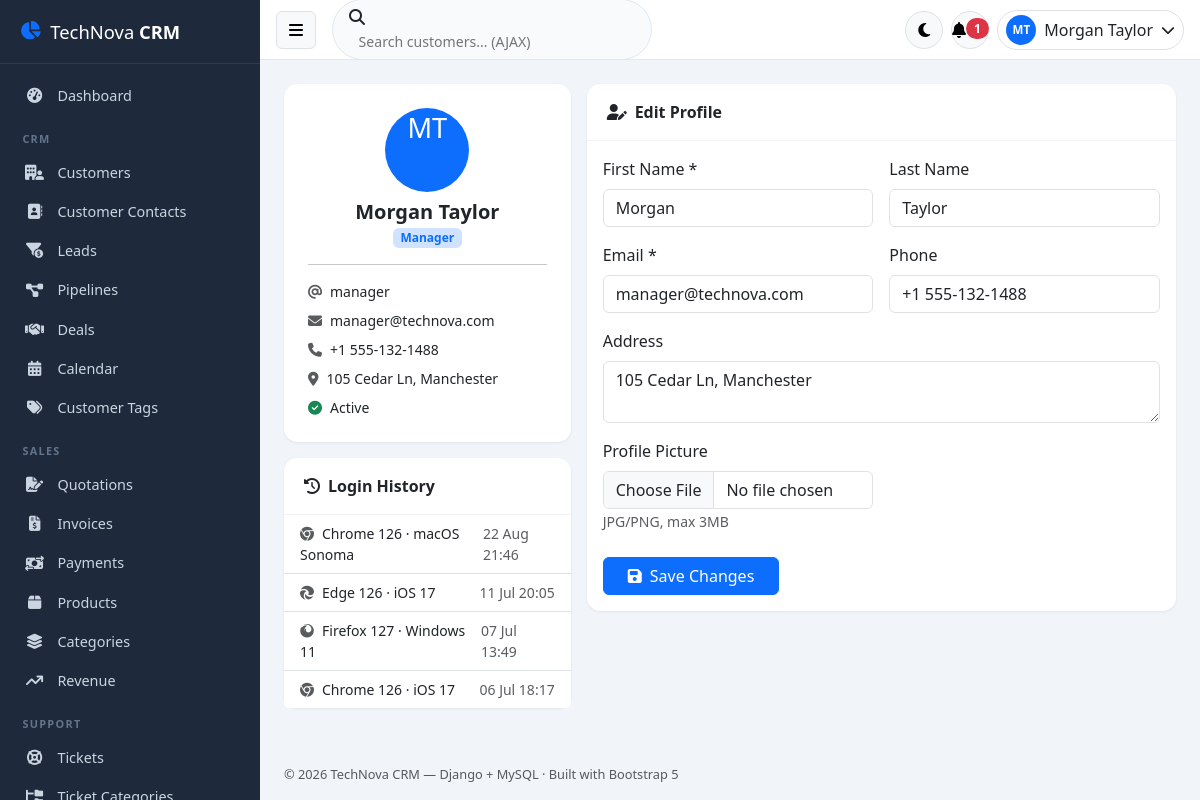
/profile/ (signed in), run on the app's committed database.
### crm/models.py (models this page shows, shortened)
class User(AbstractBaseUser):
    STATUS_CHOICES = [('Active', 'Active'), ('Inactive', 'Inactive'), ('Suspended', 'Suspended')]
    role = models.ForeignKey(Role, on_delete=models.PROTECT, db_column='role_id', null=True)
    first_name = models.CharField(max_length=50)
    last_name = models.CharField(max_length=50)
    username = models.CharField(max_length=50, unique=True)
    email = models.EmailField(max_length=100, unique=True)
    phone = models.CharField(max_length=20, blank=True, default='')
    avatar = models.ImageField(upload_to='avatars/', blank=True, null=True)
    address = models.CharField(max_length=255, blank=True, default='')
    status = models.CharField(max_length=20, choices=STATUS_CHOICES, default='Active')
    last_login = models.DateTimeField(blank=True, null=True)
    remember_token = models.CharField(max_length=100, blank=True, default='')
    created_at = models.DateTimeField(auto_now_add=True)
    updated_at = models.DateTimeField(auto_now=True)
    objects = UserManager()
    USERNAME_FIELD = 'username'
    REQUIRED_FIELDS = ['email', 'first_name', 'last_name']
    class Meta:
        db_table = 'users'
    @property
    def is_active(self):
        return self.status == 'Active'
    @property
    def full_name(self):
        return f'{self.first_name} {self.last_name}'.strip()
    def get_full_name(self):
        return self.full_name

class Role(models.Model):
    name = models.CharField(max_length=50, unique=True)
    description = models.CharField(max_length=255, blank=True, default='')
    created_at = models.DateTimeField(auto_now_add=True)
    updated_at = models.DateTimeField(auto_now=True)
    class Meta:
        db_table = 'roles'

class LoginLog(models.Model):
    user = models.ForeignKey(User, on_delete=models.CASCADE, db_column='user_id', related_name='login_logs')
    login_time = models.DateTimeField(auto_now_add=True)
    logout_time = models.DateTimeField(blank=True, null=True)
    ip_address = models.CharField(max_length=45, blank=True, default='')
    browser = models.CharField(max_length=100, blank=True, default='')
    operating_system = models.CharField(max_length=100, blank=True, default='')
    class Meta:
        db_table = 'login_logs'
        ordering = ['-login_time']

### crm/views/auth_views.py (the view, shortened to what this page needs)
# urls.py: path('profile/', views.profile_view, name='profile'),
def profile_view(request):
    login_history = LoginLog.objects.filter(user=request.user)[:10]
    return render(request, 'auth/profile.html', {'login_history': login_history})

### templates/auth/profile.html (shortened to what this page needs)
{% extends 'base.html' %}
{% block content %}
<div class="row g-3">
    <div class="col-lg-4">
        <div class="card text-center">
            <div class="card-body p-4">
                {% if request.user.avatar %}
                <img src="{{ request.user.avatar.url }}" class="avatar-lg mb-2" alt="">
                {% else %}
                <div class="avatar-lg avatar-initials bg-primary text-white mx-auto mb-2">
                    {{ request.user.first_name|slice:":1" }}{{ request.user.last_name|slice:":1" }}
                </div>
                {% endif %}
                <h5 class="fw-bold mb-0">{{ request.user.get_full_name }}</h5>
                <span class="badge bg-primary-subtle text-primary">{{ request.user.role.name|default:"No Role" }}</span>
                <hr>
                <div class="text-start small">
                    <p class="mb-2"><i class="fa-solid fa-at me-2 text-muted"></i>{{ request.user.username }}</p>
                    <p class="mb-2"><i class="fa-solid fa-envelope me-2 text-muted"></i>{{ request.user.email }}</p>
                    <p class="mb-2"><i class="fa-solid fa-phone me-2 text-muted"></i>{{ request.user.phone|default:"—" }}</p>
                    <p class="mb-2"><i class="fa-solid fa-location-dot me-2 text-muted"></i>{{ request.user.address|default:"—" }}</p>
                    <p class="mb-0"><i class="fa-solid fa-circle-check me-2 text-success"></i>{{ request.user.status }}</p>
                </div>
            </div>
        </div>
        <div class="card mt-3">
            <div class="card-header"><i class="fa-solid fa-clock-rotate-left me-2"></i>Login History</div>
            <div class="list-group list-group-flush">
                {% for log in login_history %}
                <div class="list-group-item small d-flex justify-content-between">
                    <span><i class="fa-brands fa-{{ log.browser|lower }} me-2 text-muted"></i>{{ log.browser }} · {{ log.operating_system }}</span>
                    <span class="text-muted">{{ log.login_time|date:"d M H:i" }}</span>
                </div>
                {% empty %}
                <div class="list-group-item small text-muted">No login history</div>
                {% endfor %}
            </div>
        </div>
    </div>
    <div class="col-lg-8">
        <div class="card">
            <div class="card-header"><i class="fa-solid fa-user-pen me-2"></i>Edit Profile</div>
            <div class="card-body">
                <form id="profileForm" enctype="multipart/form-data" novalidate>
                    <div class="row g-3">
                        <div class="col-md-6">
                            <label class="form-label">First Name *</label>
                            <input type="text" name="first_name" value="{{ request.user.first_name }}" class="form-control" required>
                        </div>
                        <div class="col-md-6">
                            <label class="form-label">Last Name</label>
                            <input type="text" name="last_name" value="{{ request.user.last_name }}" class="form-control">
                        </div>
                        <div class="col-md-6">
                            <label class="form-label">Email *</label>
                            <input type="email" name="email" value="{{ request.user.email }}" class="form-control" required>
                        </div>
                        <div class="col-md-6">
                            <label class="form-label">Phone</label>
                            <input type="text" name="phone" value="{{ request.user.phone }}" class="form-control">
                        </div>
                        <div class="col-12">
                            <label class="form-label">Address</label>
                            <textarea name="address" rows="2" class="form-control">{{ request.user.address }}</textarea>
                        </div>
                        <div class="col-md-6">
                            <label class="form-label">Profile Picture</label>
                            <input type="file" name="avatar" accept="image/*" class="form-control">
                            <small class="text-muted">JPG/PNG, max 3MB</small>
                        </div>
                    </div>
                    <button type="submit" class="btn btn-primary mt-4 px-4">
                        <i class="fa-solid fa-floppy-disk me-1"></i> Save Changes
                    </button>
                </form>
            </div>
        </div>
    </div>
</div>
{% endblock %}

### templates/base.html (shortened to what this page needs)
{% load static crm_extras %}
<!DOCTYPE html>
<html lang="en" data-bs-theme="light">
<head>
    <link href="https://cdn.jsdelivr.net/npm/bootstrap@5.3.3/dist/css/bootstrap.min.css" rel="stylesheet">
    <link href="{% static 'vendor/fontawesome/css/all.min.css' %}" rel="stylesheet">
    <link href="https://cdn.datatables.net/1.13.11/css/dataTables.bootstrap5.min.css" rel="stylesheet">
    <link href="https://cdn.datatables.net/buttons/2.4.2/css/buttons.bootstrap5.min.css" rel="stylesheet">
    <link href="https://cdn.jsdelivr.net/npm/fullcalendar@6.1.15/index.global.min.css" rel="stylesheet">
    <link rel="stylesheet" href="{% static_v 'css/style.css' %}">
</head>
<body class="{% if request.COOKIES.theme == 'dark' %}dark-mode{% endif %}">
<div class="sidebar" id="sidebar">
    <div class="sidebar-brand">
        <i class="fa-solid fa-chart-pie text-primary"></i>
        <span>TechNova <b>CRM</b></span>
    </div>
    {% if request.user.is_authenticated %}
    <ul class="sidebar-nav" id="sidebarNav">
        <li class="nav-item {% if request.path == '/' %}active{% endif %}">
            <a href="/" class="nav-link"><i class="fa-solid fa-gauge-high"></i><span>Dashboard</span></a>
        </li>
        <li class="nav-title">CRM</li>
        <li class="nav-item {% if '/customers' in request.path %}active{% endif %}">
            <a href="/customers/" class="nav-link"><i class="fa-solid fa-building-user"></i><span>Customers</span></a>
        </li>
        <li class="nav-item {% if '/contacts' in request.path and 'lead' not in request.path %}active{% endif %}">
            <a href="/contacts/" class="nav-link"><i class="fa-solid fa-address-book"></i><span>Customer Contacts</span></a>
        </li>
        <li class="nav-item {% if '/leads' in request.path %}active{% endif %}">
            <a href="/leads/" class="nav-link"><i class="fa-solid fa-filter-circle-dollar"></i><span>Leads</span></a>
        </li>
        <li class="nav-item {% if '/pipelines' in request.path %}active{% endif %}">
            <a href="/pipelines/" class="nav-link"><i class="fa-solid fa-diagram-project"></i><span>Pipelines</span></a>
        </li>
        <li class="nav-item {% if '/deals' in request.path %}active{% endif %}">
            <a href="/deals/" class="nav-link"><i class="fa-solid fa-handshake"></i><span>Deals</span></a>
        </li>
        <li class="nav-item {% if '/calendar' in request.path %}active{% endif %}">
            <a href="/calendar/" class="nav-link"><i class="fa-solid fa-calendar-days"></i><span>Calendar</span></a>
        </li>
        <li class="nav-item {% if '/tags' in request.path %}active{% endif %}">
            <a href="/tags/" class="nav-link"><i class="fa-solid fa-tags"></i><span>Customer Tags</span></a>
        </li>
        <li class="nav-title">Sales</li>
        <li class="nav-item {% if '/quotes' in request.path %}active{% endif %}">
            <a href="/quotes/" class="nav-link"><i class="fa-solid fa-file-signature"></i><span>Quotations</span></a>
        </li>
        <li class="nav-item {% if '/invoices' in request.path %}active{% endif %}">
            <a href="/invoices/" class="nav-link"><i class="fa-solid fa-file-invoice-dollar"></i><span>Invoices</span></a>
        </li>
        <li class="nav-item {% if '/payments' in request.path %}active{% endif %}">
            <a href="/payments/" class="nav-link"><i class="fa-solid fa-money-bill-transfer"></i><span>Payments</span></a>
        </li>
        <li class="nav-item {% if '/products' in request.path %}active{% endif %}">
            <a href="/products/" class="nav-link"><i class="fa-solid fa-box"></i><span>Products</span></a>
        </li>
        <li class="nav-item {% if '/categories' in request.path %}active{% endif %}">
            <a href="/categories/" class="nav-link"><i class="fa-solid fa-layer-group"></i><span>Categories</span></a>
        </li>
        <li class="nav-item {% if '/reports/revenue' in request.path %}active{% endif %}">
            <a href="/reports/revenue/" class="nav-link"><i class="fa-solid fa-arrow-trend-up"></i><span>Revenue</span></a>
        </li>
        <li class="nav-title">Support</li>
        <li class="nav-item {% if '/tickets' in request.path and 'categories' not in request.path %}active{% endif %}">
            <a href="/tickets/" class="nav-link"><i class="fa-solid fa-life-ring"></i><span>Tickets</span></a>
        </li>
        <li class="nav-item {% if '/ticket-categories' in request.path %}active{% endif %}">
            <a href="/ticket-categories/" class="nav-link"><i class="fa-solid fa-folder-tree"></i><span>Ticket Categories</span></a>
        </li>
    </ul>
    {% endif %}
</div>
<div class="main-area" id="mainArea">
    <nav class="topbar">
        <button class="btn btn-light border" id="sidebarToggle"><i class="fa-solid fa-bars"></i></button>
        <div class="topbar-search d-none d-md-block">
            <i class="fa-solid fa-magnifying-glass"></i>
            <input type="text" id="globalSearch" placeholder="Search customers... (AJAX)" autocomplete="off">
        </div>
        <div class="ms-auto d-flex align-items-center gap-2">
            <button class="btn btn-light border rounded-circle icon-btn" id="darkModeToggle" title="Toggle dark mode">
                <i class="fa-solid fa-moon"></i>
            </button>
            {% if request.user.is_authenticated %}
            <div class="dropdown">
                <button class="btn btn-light border position-relative rounded-circle icon-btn" data-bs-toggle="dropdown"
                        id="notifBell">
                    <i class="fa-solid fa-bell"></i>
                    <span class="badge bg-danger rounded-pill notif-count {% if not unread_notifications %}d-none{% endif %}"
                          id="notifCount">{{ unread_notifications }}</span>
                </button>
            </div>
            <div class="dropdown">
                <button class="btn d-flex align-items-center gap-2 border rounded-pill py-1 px-2" data-bs-toggle="dropdown">
                    {% if request.user.avatar %}
                    <img src="{{ request.user.avatar.url }}" class="avatar-sm" alt="">
                    {% else %}
                    <span class="avatar-sm avatar-initials bg-primary text-white">{{ request.user.first_name|slice:":1" }}{{ request.user.last_name|slice:":1" }}</span>
                    {% endif %}
                    <span class="d-none d-md-inline">{{ request.user.get_full_name|default:request.user.username }}</span>
                    <i class="fa-solid fa-chevron-down small"></i>
                </button>
            </div>
            {% endif %}
        </div>
    </nav>
    <main class="content p-3 p-lg-4">
        {% block content %}{% endblock %}
    </main>
    <footer class="content-footer text-muted small">
        © {% now "Y" %} TechNova CRM — Django + MySQL · Built with Bootstrap 5
    </footer>
</div>
</body>
</html>

### data on the page
User: user.first_name "M", user.last_name "T", user.get_full_name "Morgan Taylor", user.role.name "Manager", user.username "manager", user.email "manager@technova.com", user.phone "+1 555-132-1488", user.address "105 Cedar Ln, Manchester", user.status "Active", first_name "Morgan", last_name "Taylor", email "manager@technova.com", phone "+1 555-132-1488", address "105 Cedar Ln, Manchester"
LoginLog: browser "Chrome 126", operating_system "macOS Sonoma", login_time "22 Aug 21:46"
LoginLog: browser "Edge 126", operating_system "iOS 17", login_time "11 Jul 20:05"
LoginLog: browser "Firefox 127", operating_system "Windows 11", login_time "07 Jul 13:49"
LoginLog: browser "Chrome 126", operating_system "iOS 17", login_time "06 Jul 18:17"

### other printed values
{{ unread_notifications }} "1"
